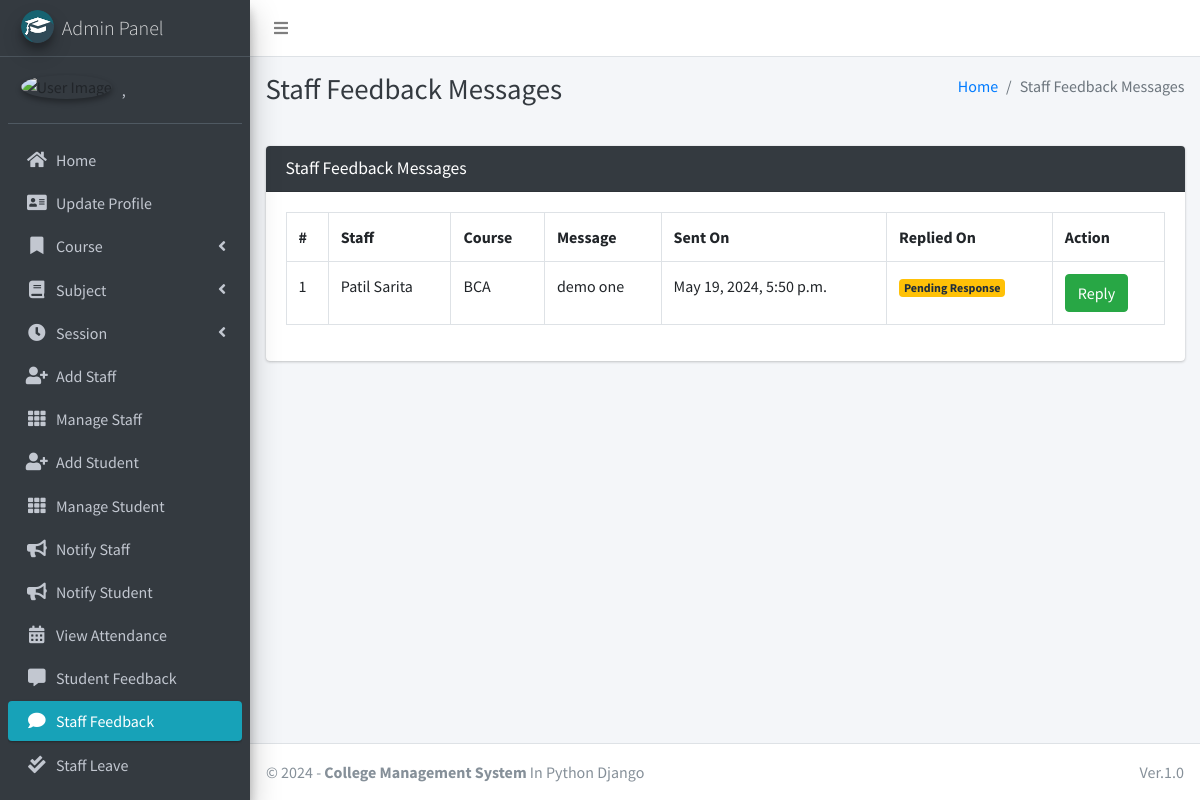
The page /staff/view/feedback/ (signed in) on the database its author committed.
### main_app/models.py (models this page shows)
class CustomUser(AbstractUser):
    USER_TYPE = ((1, "HOD"), (2, "Staff"), (3, "Student"))
    GENDER = [("M", "Male"), ("F", "Female")]
    username = None  # Removed username, using email instead
    email = models.EmailField(unique=True)
    user_type = models.CharField(default=1, choices=USER_TYPE, max_length=1)
    gender = models.CharField(max_length=1, choices=GENDER)
    profile_pic = models.ImageField()
    address = models.TextField()
    fcm_token = models.TextField(default="")  # For firebase notifications
    created_at = models.DateTimeField(auto_now_add=True)
    updated_at = models.DateTimeField(auto_now=True)
    USERNAME_FIELD = "email"
    REQUIRED_FIELDS = []
    objects = CustomUserManager()
    def __str__(self):
        return self.last_name + ", " + self.first_name

class FeedbackStaff(models.Model):
    staff = models.ForeignKey(Staff, on_delete=models.CASCADE)
    feedback = models.TextField()
    reply = models.TextField()
    created_at = models.DateTimeField(auto_now_add=True)
    updated_at = models.DateTimeField(auto_now=True)

class Staff(models.Model):
    course = models.ForeignKey(Course, on_delete=models.DO_NOTHING, null=True, blank=False)
    admin = models.OneToOneField(CustomUser, on_delete=models.CASCADE)
    def __str__(self):
        return self.admin.last_name + " " + self.admin.first_name

class Course(models.Model):
    name = models.CharField(max_length=120)
    created_at = models.DateTimeField(auto_now_add=True)
    updated_at = models.DateTimeField(auto_now=True)
    def __str__(self):
        return self.name

### main_app/hod_views.py (the view, shortened to what this page needs)
# urls.py: path("staff/view/feedback/", hod_views.staff_feedback_message,
@csrf_exempt
def staff_feedback_message(request):
    if request.method != 'POST':
        feedbacks = FeedbackStaff.objects.all()
        context = {
            'feedbacks': feedbacks,
            'page_title': 'Staff Feedback Messages'
        }
        return render(request, 'hod_template/staff_feedback_template.html', context)

### main_app/templates/hod_template/staff_feedback_template.html (shortened to what this page needs)
{% extends 'main_app/base.html' %}
{% load static %}
{% block page_title %}{{page_title}}{% endblock page_title %}
{% block content %}
<section class="content">
    <div class="container-fluid">
        <div class="row">
            <div class="col-md-12">
                <div class="card card-dark">
                    <div class="card-header">
                        <h3 class="card-title">{{page_title}}</h3>
                    </div>
                    <div class="table card-body">
                        <table class="table table-bordered table-hover">
                            <tr>
                                <th>#</th>
                                <th>Staff</th>
                                <th>Course</th>
                                <th>Message</th>
                                <th>Sent On</th>
                                <th>Replied On</th>
                                <th>Action</th>
                            </tr>
                            {% for feedback in  feedbacks %}
                              <tr>
                                  <td>{{forloop.counter}}</td>
                                  <td>{{feedback.staff}}</td>
                                  <td>{{feedback.staff.course}}</td>
                                  <td>{{feedback.feedback}}</td>
                                    {% if feedback.reply == "" %}
                                    <td>{{feedback.created_at}}</td>
                                    <td><span  class='badge badge-warning'>Pending Response</span></td>
                                         <td> <button data-toggle = "modal" data-target = "#reply_modal" value="{{feedback.id}}" class="btn btn-success reply_open_modal">Reply</button>
                                        {% else %}
                                        <td>{{feedback.created_at}}</td>
                                        <td>{{feedback.updated_at}}</td>
                                          <td>{{feedback.reply}}</td>
                                    {% endif %}
                                  </td>
                              </tr>
                            {% endfor %}
                        </table>
                    </div>
                    </div>
            </div>
        </div>
    </div>
</section>
{% endblock content %}

### main_app/templates/main_app/sidebar_template.html (shortened to what this page needs)
{% load static %}
<aside class="main-sidebar sidebar-dark-info elevation-4">
    {% if request.user.user_type == '1' %}
    <a href="{% url 'admin_home' %}" class="brand-link">
        <img src="{% static 'dist/img/cmsl.png' %} " alt="AdminLTE Logo"
            class="brand-image img-circle elevation-3" >
        <span class="brand-text font-weight-light">Admin Panel</span>
    </a>
    <div class="sidebar">
        <div class="user-panel mt-3 pb-3 mb-3 d-flex">
            <div class="image">
                <img src="{{ request.user.profile_pic}}" class="img-circle elevation-2" alt="User Image">
            </div>
            <div class="info">
                <a href="#" class="d-block">{{user}}</a>
            </div>
        </div>
        <nav class="mt-2">
            <ul class="nav nav-pills nav-sidebar flex-column" data-widget="treeview" role="menu" data-accordion="false">
                <li class="nav-item">
                    {% url 'admin_home' as admin_home %}
                    <a href="{{admin_home}}" class="nav-link {% if admin_home == request.path %} active {% endif %}">
                        <i class="nav-icon fas fa-home"></i>
                        <p>
                            Home
                        </p>
                    </a>
                </li>
                <li class="nav-item">
                    {% url 'admin_view_profile' as admin_view_profile %}
                    <a href="{{admin_view_profile}}"
                        class="nav-link {% if admin_view_profile == request.path %} active {% endif %}">
                        <i class="nav-icon fas fa-address-card"></i>
                        <p>
                            Update Profile
                        </p>
                    </a>
                </li>
                <li class="nav-item has-treeview">
                    <a href="#" class="nav-link">
                        <i class="nav-icon fas fa-bookmark"></i>
                        <p>
                            Course
                            <i class="fas fa-angle-left right"></i>
                        </p>
                    </a>
                </li>
                <li class="nav-item has-treeview">
                    <a href="#" class="nav-link">
                        <i class="nav-icon fas fa-book"></i>
                        <p>
                            Subject
                            <i class="fas fa-angle-left right"></i>
                        </p>
                    </a>
                </li>
                <li class="nav-item has-treeview">
                    <a href="#" class="nav-link">
                        <i class="nav-icon fas fa-clock"></i>
                        <p>
                            Session
                            <i class="fas fa-angle-left right"></i>
                        </p>
                    </a>
                </li>
                <li class="nav-item">
                    {% url 'add_staff' as add_staff %}
                    <a href="{{add_staff}}" class="nav-link {% if add_staff == request.path %} active {% endif %}">
                        <i class="nav-icon fas fa-user-plus"></i>
                        <p>
                            Add Staff
                        </p>
                    </a>
                </li>
                <li class="nav-item">
                    {% url 'manage_staff' as manage_staff %}
                    {% url 'edit_staff' staff_id as edit_staff %}
                    <a href="{{manage_staff}}"
                        class="nav-link {% if manage_staff == request.path or request.path == edit_staff %} active {% endif %}">
                        <i class="nav-icon fas fa-th"></i>
                        <p>
                            Manage Staff
                        </p>
                    </a>
                </li>
                <li class="nav-item">
                    {% url 'add_student' as add_student%}
                    <a href="{{add_student}}" class="nav-link  {% if add_student == request.path %} active {% endif %}">
                        <i class="nav-icon fas fa-user-plus"></i>
                        <p>
                            Add Student
                        </p>
                    </a>
                </li>
                <li class="nav-item">
                    {% url 'manage_student' as manage_student %}
                    {% url 'edit_student' student_id as edit_student %}
                    <a href="{{manage_student}}"
                        class="nav-link  {% if edit_student == request.path or manage_student == request.path %} active {% endif %}">
                        <i class="nav-icon fas fa-th"></i>
                        <p>
                            Manage Student
                        </p>
                    </a>
                </li>
                <li class="nav-item">
                    {% url 'admin_notify_staff' as admin_notify_staff %}
                    <a href="{{admin_notify_staff}}"
                        class="nav-link {% if admin_notify_staff == request.path %} active {% endif %}">
                        <i class="nav-icon fas fa-bullhorn"></i>
                        <p>
                            Notify Staff
                        </p>
                    </a>
                </li>
                <li class="nav-item">
                    {% url 'admin_notify_student' as admin_notify_student %}
                    <a href="{{admin_notify_student}}"
                        class="nav-link {% if admin_notify_student == request.path %} active {% endif %}">
                        <i class="nav-icon fas fa-bullhorn"></i>
                        <p>
                            Notify Student
                        </p>
                    </a>
                </li>
                <li class="nav-item">
                    {% url 'admin_view_attendance' as admin_view_attendance %}
                <li class="nav-item">
                    <a href="{{admin_view_attendance}}"
                        class="nav-link  {% if admin_view_attendance == request.path %} active {% endif %}">
                        <i class="nav-icon fas fa-calendar-alt"></i>
                        <p>
                            View Attendance
                        </p>
                    </a>
                </li>
                <li class="nav-item">
                    {% url 'student_feedback_message' as student_feedback_message %}
                    <a href="{{ student_feedback_message }}"
                        class="nav-link  {% if student_feedback_message == request.path %} active {% endif %}">
                        <i class="nav-icon fas fa-comment-alt"></i>
                        <p>
                            Student Feedback
                        </p>
                    </a>
                </li>
                <li class="nav-item">
                    {% url 'staff_feedback_message' as staff_feedback_message %}
                    <a href="{{staff_feedback_message}}"
                        class="nav-link   {% if staff_feedback_message == request.path %} active {% endif %}">
                        <i class="nav-icon fas fa-comment"></i>
                        <p>
                            Staff Feedback
                        </p>
                    </a>
                </li>
                <li class="nav-item">
                    {% url 'view_staff_leave' as view_staff_leave %}
                    <a href="{{view_staff_leave}}"
                        class="nav-link  {% if view_staff_leave == request.path %} active {% endif %}">
                        <i class="nav-icon fas fa-check-double"></i>
                        <p>
                            Staff Leave
                        </p>
                    </a>
                </li>
                <li class="nav-item">
                    {% url 'view_student_leave' as view_student_leave %}
                    <a href="{% url 'view_student_leave' %}"
                        class="nav-link  {% if view_student_leave == request.path %} active {% endif %}">
                    </a>
                </li>
                                        {% endif %}
                                    </ul>
                                </nav>
                            </div>
</aside>

### rows shown on the page
CustomUser: last_name+first_name ","
FeedbackStaff: staff "Patil Sarita", staff.course "BCA", feedback "demo one", created_at "May 19, 2024, 5:50 p.m."

### other values the page prints
{{ page_title }} "Staff Feedback Messages"
